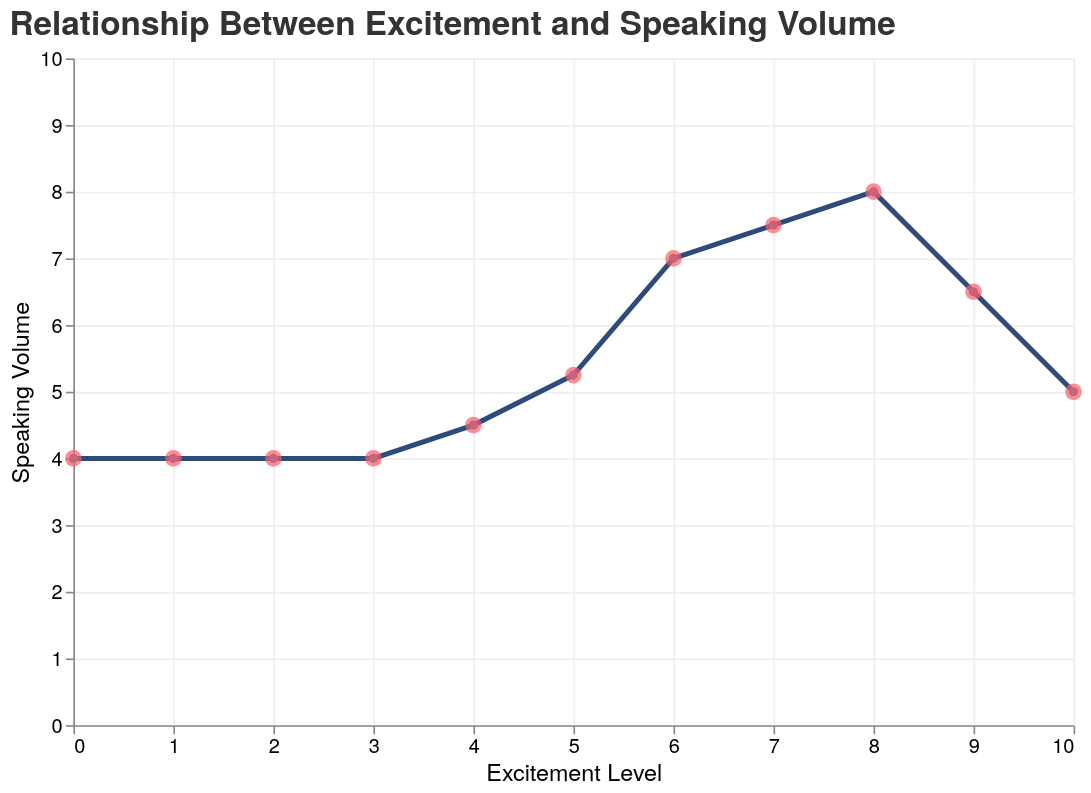

Here is the Vega-Lite specification saved for this chart:
### Vega-Lite specification from a JSON file in a GitHub repository (floating-point values rounded to 4 significant figures)
{"$schema": "https://vega.github.io/schema/vega-lite/v5.json", "width": 600, "height": 400, "title": {"text": "Relationship Between Excitement and Speaking Volume", "fontSize": 20, "font": "Helvetica Neue, sans-serif", "anchor": "start", "color": "#333"}, "data": {"values": [{"excitement": 0, "volume": 4}, {"excitement": 1, "volume": 4}, {"excitement": 2, "volume": 4}, {"excitement": 3, "volume": 4}, {"excitement": 4, "volume": 4.5}, {"excitement": 5, "volume": 5.25}, {"excitement": 6, "volume": 7}, {"excitement": 7, "volume": 7.5}, {"excitement": 8, "volume": 8}, {"excitement": 9, "volume": 6.5}, {"excitement": 10, "volume": 5}]}, "layer": [{"mark": {"type": "line", "point": true, "strokeWidth": 3, "color": "#2f4b7c", "strokeCap": "round"}, "encoding": {"x": {"field": "excitement", "type": "quantitative", "title": "Excitement Level", "axis": {"tickCount": 11, "grid": true, "gridColor": "#eee", "labelFont": "Helvetica Neue, sans-serif", "titleFont": "Helvetica Neue, sans-serif", "titleFontWeight": "normal"}, "scale": {"domain": [0, 10]}}, "y": {"field": "volume", "type": "quantitative", "title": "Speaking Volume", "axis": {"grid": true, "gridColor": "#eee", "labelFont": "Helvetica Neue, sans-serif", "titleFont": "Helvetica Neue, sans-serif", "titleFontWeight": "normal"}, "scale": {"domain": [0, 10]}}, "tooltip": [{"field": "excitement", "type": "quantitative", "title": "Excitement Level"}, {"field": "volume", "type": "quantitative", "title": "Speaking Volume"}]}}, {"mark": {"type": "point", "size": 100, "filled": true, "color": "#f95d6a"}, "encoding": {"x": {"field": "excitement", "type": "quantitative"}, "y": {"field": "volume", "type": "quantitative"}}}], "config": {"view": {"stroke": null}, "axis": {"labelFontSize": 12, "titleFontSize": 14}}}
